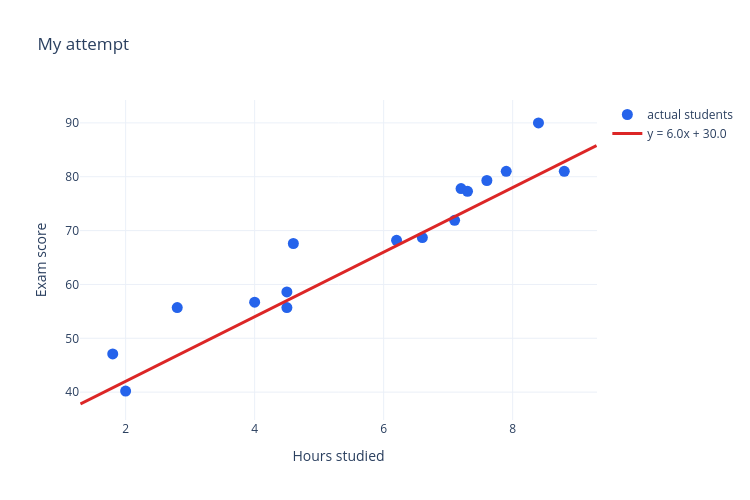

Here is the notebook cell this chart was saved with:
### Markdown cell above
Now try to find something that looks *reasonable* — a line that seems to pass through the "middle" of the cloud of points.

### Code cell
# Your turn: pick numbers you think look good.
my_slope = 6.0
my_intercept = 30.0

plot_line_over_data(scores_1d, my_slope, my_intercept, title="My attempt").show()

### Figure 1 — Plotly figure (JSON) as saved in the notebook; plotly's stock layout.template omitted (floating-point values rounded to 4 significant figures)
{"data": [{"hovertemplate": "Hours: %{x}<br>Score: %{y}<extra></extra>", "marker": {"color": "#2563eb", "size": 11}, "mode": "markers", "name": "actual students", "type": "scatter", "x": [1.8, 2.0, 2.8, 4.0, 4.5, 4.5, 4.6, 6.2, 6.6, 7.1, 7.2, 7.3, 7.6, 7.9, 8.4, 8.8], "y": [47.1, 40.2, 55.7, 56.7, 58.6, 55.7, 67.6, 68.2, 68.7, 71.9, 77.8, 77.3, 79.3, 81.0, 90.0, 81.0]}, {"line": {"color": "#dc2626", "width": 3}, "mode": "lines", "name": "y = 6.0x + 30.0", "type": "scatter", "x": [1.3, 1.463, 1.627, 1.79, 1.953, 2.116, 2.28, 2.443, 2.606, 2.769, 2.933, 3.096, 3.259, 3.422, 3.586, 3.749, 3.912, 4.076, 4.239, 4.402, 4.565, 4.729, 4.892, 5.055, 5.218, 5.382, 5.545, 5.708, 5.871, 6.035, 6.198, 6.361, 6.524, 6.688, 6.851, 7.014, 7.178, 7.341, 7.504, 7.667, 7.831, 7.994, 8.157, 8.32, 8.484, 8.647, 8.81, 8.973, 9.137, 9.3], "y": [37.8, 38.78, 39.76, 40.74, 41.72, 42.7, 43.68, 44.66, 45.64, 46.62, 47.6, 48.58, 49.56, 50.53, 51.51, 52.49, 53.47, 54.45, 55.43, 56.41, 57.39, 58.37, 59.35, 60.33, 61.31, 62.29, 63.27, 64.25, 65.23, 66.21, 67.19, 68.17, 69.15, 70.13, 71.11, 72.09, 73.07, 74.04, 75.02, 76.0, 76.98, 77.96, 78.94, 79.92, 80.9, 81.88, 82.86, 83.84, 84.82, 85.8]}], "layout": {"height": 500, "title": {"text": "My attempt"}, "width": 750, "xaxis": {"title": {"text": "Hours studied"}}, "yaxis": {"title": {"text": "Exam score"}}}}
